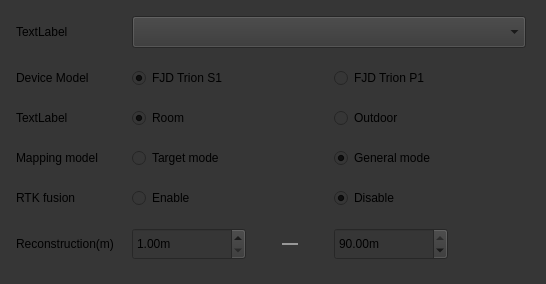
<?xml version="1.0" encoding="UTF-8"?>
<ui version="4.0">
 <class>PointBatchMappingDialog</class>
 <widget class="QWidget" name="PointBatchMappingDialog">
  <property name="geometry">
   <rect>
    <x>0</x>
    <y>0</y>
    <width>546</width>
    <height>268</height>
   </rect>
  </property>
  <property name="windowTitle">
   <string>Point list picking</string>
  </property>
  <property name="layoutDirection">
   <enum>Qt::LeftToRight</enum>
  </property>
  <property name="styleSheet">
   <string notr="true">background-color: rgb(54, 54,54);</string>
  </property>
  <layout class="QGridLayout" name="gridLayout">
   <property name="leftMargin">
    <number>16</number>
   </property>
   <property name="topMargin">
    <number>16</number>
   </property>
   <property name="rightMargin">
    <number>16</number>
   </property>
   <property name="bottomMargin">
    <number>24</number>
   </property>
   <property name="horizontalSpacing">
    <number>18</number>
   </property>
   <property name="verticalSpacing">
    <number>20</number>
   </property>
   <item row="1" column="0">
    <widget class="QLabel" name="label_2">
     <property name="text">
      <string>Device Model</string>
     </property>
    </widget>
   </item>
   <item row="1" column="1">
    <widget class="QWidget" name="widget2_2" native="true">
     <layout class="QHBoxLayout" name="horizontalLayout_3">
      <property name="leftMargin">
       <number>0</number>
      </property>
      <property name="topMargin">
       <number>0</number>
      </property>
      <property name="rightMargin">
       <number>0</number>
      </property>
      <property name="bottomMargin">
       <number>0</number>
      </property>
      <item>
       <widget class="QRadioButton" name="m_pDeviceModelradioButtonS1">
        <property name="sizePolicy">
         <sizepolicy hsizetype="Preferred" vsizetype="Preferred">
          <horstretch>0</horstretch>
          <verstretch>0</verstretch>
         </sizepolicy>
        </property>
        <property name="minimumSize">
         <size>
          <width>95</width>
          <height>0</height>
         </size>
        </property>
        <property name="text">
         <string>FJD Trion S1</string>
        </property>
        <property name="checkable">
         <bool>true</bool>
        </property>
        <property name="checked">
         <bool>true</bool>
        </property>
       </widget>
      </item>
      <item>
       <widget class="QRadioButton" name="radioButton_2">
        <property name="sizePolicy">
         <sizepolicy hsizetype="Preferred" vsizetype="Preferred">
          <horstretch>0</horstretch>
          <verstretch>0</verstretch>
         </sizepolicy>
        </property>
        <property name="minimumSize">
         <size>
          <width>95</width>
          <height>0</height>
         </size>
        </property>
        <property name="text">
         <string>FJD Trion P1</string>
        </property>
        <property name="checkable">
         <bool>true</bool>
        </property>
        <property name="checked">
         <bool>false</bool>
        </property>
       </widget>
      </item>
     </layout>
    </widget>
   </item>
   <item row="0" column="1">
    <widget class="QComboBox" name="comboBox">
     <property name="minimumSize">
      <size>
       <width>394</width>
       <height>32</height>
      </size>
     </property>
     <property name="maximumSize">
      <size>
       <width>394</width>
       <height>32</height>
      </size>
     </property>
    </widget>
   </item>
   <item row="6" column="1">
    <widget class="QWidget" name="widget" native="true">
     <layout class="QHBoxLayout" name="horizontalLayout_15" stretch="0,0,0,0">
      <property name="spacing">
       <number>36</number>
      </property>
      <property name="leftMargin">
       <number>0</number>
      </property>
      <property name="topMargin">
       <number>0</number>
      </property>
      <property name="rightMargin">
       <number>0</number>
      </property>
      <property name="bottomMargin">
       <number>0</number>
      </property>
      <item>
       <widget class="QDoubleSpinBox" name="m_pScopeDoubleSpinBoxMin">
        <property name="sizePolicy">
         <sizepolicy hsizetype="Fixed" vsizetype="Fixed">
          <horstretch>0</horstretch>
          <verstretch>0</verstretch>
         </sizepolicy>
        </property>
        <property name="minimumSize">
         <size>
          <width>114</width>
          <height>32</height>
         </size>
        </property>
        <property name="maximumSize">
         <size>
          <width>114</width>
          <height>32</height>
         </size>
        </property>
        <property name="keyboardTracking">
         <bool>false</bool>
        </property>
        <property name="suffix">
         <string>m</string>
        </property>
        <property name="decimals">
         <number>2</number>
        </property>
        <property name="minimum">
         <double>1.000000000000000</double>
        </property>
        <property name="maximum">
         <double>90.000000000000000</double>
        </property>
        <property name="singleStep">
         <double>0.010000000000000</double>
        </property>
        <property name="value">
         <double>1.000000000000000</double>
        </property>
       </widget>
      </item>
      <item>
       <widget class="QLabel" name="label_10">
        <property name="minimumSize">
         <size>
          <width>16</width>
          <height>2</height>
         </size>
        </property>
        <property name="maximumSize">
         <size>
          <width>16</width>
          <height>2</height>
         </size>
        </property>
        <property name="styleSheet">
         <string notr="true">background-color: #989898;</string>
        </property>
        <property name="text">
         <string/>
        </property>
       </widget>
      </item>
      <item>
       <widget class="QDoubleSpinBox" name="m_pScopeDoubleSpinBoxMax">
        <property name="sizePolicy">
         <sizepolicy hsizetype="Fixed" vsizetype="Fixed">
          <horstretch>0</horstretch>
          <verstretch>0</verstretch>
         </sizepolicy>
        </property>
        <property name="minimumSize">
         <size>
          <width>114</width>
          <height>32</height>
         </size>
        </property>
        <property name="maximumSize">
         <size>
          <width>114</width>
          <height>32</height>
         </size>
        </property>
        <property name="keyboardTracking">
         <bool>false</bool>
        </property>
        <property name="suffix">
         <string>m</string>
        </property>
        <property name="decimals">
         <number>2</number>
        </property>
        <property name="minimum">
         <double>0.500000000000000</double>
        </property>
        <property name="maximum">
         <double>90.000000000000000</double>
        </property>
        <property name="singleStep">
         <double>0.010000000000000</double>
        </property>
        <property name="value">
         <double>90.000000000000000</double>
        </property>
       </widget>
      </item>
      <item>
       <spacer name="horizontalSpacer">
        <property name="orientation">
         <enum>Qt::Horizontal</enum>
        </property>
        <property name="sizeHint" stdset="0">
         <size>
          <width>40</width>
          <height>20</height>
         </size>
        </property>
       </spacer>
      </item>
     </layout>
    </widget>
   </item>
   <item row="5" column="1">
    <widget class="QWidget" name="widget2" native="true">
     <layout class="QHBoxLayout" name="horizontalLayout_8">
      <property name="leftMargin">
       <number>0</number>
      </property>
      <property name="topMargin">
       <number>0</number>
      </property>
      <property name="rightMargin">
       <number>0</number>
      </property>
      <property name="bottomMargin">
       <number>0</number>
      </property>
      <item>
       <widget class="QRadioButton" name="radioButtonTrue_2">
        <property name="sizePolicy">
         <sizepolicy hsizetype="Preferred" vsizetype="Preferred">
          <horstretch>0</horstretch>
          <verstretch>0</verstretch>
         </sizepolicy>
        </property>
        <property name="minimumSize">
         <size>
          <width>95</width>
          <height>0</height>
         </size>
        </property>
        <property name="text">
         <string>Enable</string>
        </property>
        <property name="checked">
         <bool>false</bool>
        </property>
       </widget>
      </item>
      <item>
       <widget class="QRadioButton" name="radioButtonFalse_2">
        <property name="sizePolicy">
         <sizepolicy hsizetype="Preferred" vsizetype="Preferred">
          <horstretch>0</horstretch>
          <verstretch>0</verstretch>
         </sizepolicy>
        </property>
        <property name="minimumSize">
         <size>
          <width>95</width>
          <height>0</height>
         </size>
        </property>
        <property name="text">
         <string>Disable</string>
        </property>
        <property name="checked">
         <bool>true</bool>
        </property>
       </widget>
      </item>
     </layout>
    </widget>
   </item>
   <item row="3" column="1">
    <widget class="QWidget" name="widget1" native="true">
     <layout class="QHBoxLayout" name="horizontalLayout_2">
      <property name="leftMargin">
       <number>0</number>
      </property>
      <property name="topMargin">
       <number>0</number>
      </property>
      <property name="rightMargin">
       <number>0</number>
      </property>
      <property name="bottomMargin">
       <number>0</number>
      </property>
      <item>
       <widget class="QRadioButton" name="m_pMappingTyperadioButtonS1">
        <property name="sizePolicy">
         <sizepolicy hsizetype="Preferred" vsizetype="Preferred">
          <horstretch>0</horstretch>
          <verstretch>0</verstretch>
         </sizepolicy>
        </property>
        <property name="minimumSize">
         <size>
          <width>95</width>
          <height>0</height>
         </size>
        </property>
        <property name="text">
         <string>Room</string>
        </property>
        <property name="checked">
         <bool>true</bool>
        </property>
       </widget>
      </item>
      <item>
       <widget class="QRadioButton" name="radioButton_5">
        <property name="sizePolicy">
         <sizepolicy hsizetype="Preferred" vsizetype="Preferred">
          <horstretch>0</horstretch>
          <verstretch>0</verstretch>
         </sizepolicy>
        </property>
        <property name="minimumSize">
         <size>
          <width>95</width>
          <height>0</height>
         </size>
        </property>
        <property name="text">
         <string>Outdoor</string>
        </property>
       </widget>
      </item>
     </layout>
    </widget>
   </item>
   <item row="0" column="0">
    <widget class="QLabel" name="label">
     <property name="text">
      <string>TextLabel</string>
     </property>
    </widget>
   </item>
   <item row="6" column="0">
    <widget class="QLabel" name="label_11">
     <property name="minimumSize">
      <size>
       <width>0</width>
       <height>32</height>
      </size>
     </property>
     <property name="maximumSize">
      <size>
       <width>16777215</width>
       <height>32</height>
      </size>
     </property>
     <property name="text">
      <string>Reconstruction(m)</string>
     </property>
    </widget>
   </item>
   <item row="5" column="0">
    <widget class="QLabel" name="label_6">
     <property name="text">
      <string>RTK fusion</string>
     </property>
    </widget>
   </item>
   <item row="3" column="0">
    <widget class="QLabel" name="label_4">
     <property name="text">
      <string>TextLabel</string>
     </property>
    </widget>
   </item>
   <item row="4" column="1">
    <widget class="QWidget" name="widget_2" native="true">
     <layout class="QHBoxLayout" name="horizontalLayout">
      <property name="leftMargin">
       <number>0</number>
      </property>
      <property name="topMargin">
       <number>0</number>
      </property>
      <property name="rightMargin">
       <number>0</number>
      </property>
      <property name="bottomMargin">
       <number>0</number>
      </property>
      <item>
       <widget class="QRadioButton" name="m_pMappingModelradioButtonS1">
        <property name="sizePolicy">
         <sizepolicy hsizetype="Preferred" vsizetype="Preferred">
          <horstretch>0</horstretch>
          <verstretch>0</verstretch>
         </sizepolicy>
        </property>
        <property name="minimumSize">
         <size>
          <width>95</width>
          <height>0</height>
         </size>
        </property>
        <property name="text">
         <string>Target mode</string>
        </property>
        <property name="checked">
         <bool>false</bool>
        </property>
       </widget>
      </item>
      <item>
       <widget class="QRadioButton" name="radioButton_3">
        <property name="sizePolicy">
         <sizepolicy hsizetype="Preferred" vsizetype="Preferred">
          <horstretch>0</horstretch>
          <verstretch>0</verstretch>
         </sizepolicy>
        </property>
        <property name="minimumSize">
         <size>
          <width>95</width>
          <height>0</height>
         </size>
        </property>
        <property name="text">
         <string>General mode</string>
        </property>
        <property name="checked">
         <bool>true</bool>
        </property>
       </widget>
      </item>
     </layout>
    </widget>
   </item>
   <item row="4" column="0">
    <widget class="QLabel" name="label_3">
     <property name="text">
      <string>Mapping model</string>
     </property>
    </widget>
   </item>
  </layout>
 </widget>
 <resources>
  <include location="../icons.qrc"/>
 </resources>
 <connections/>
</ui>
